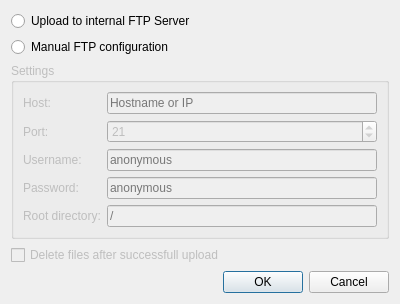
<?xml version="1.0" encoding="UTF-8"?>
<ui version="4.0">
 <class>UploadSettingsDialog</class>
 <widget class="QDialog" name="UploadSettingsDialog">
  <property name="geometry">
   <rect>
    <x>0</x>
    <y>0</y>
    <width>400</width>
    <height>300</height>
   </rect>
  </property>
  <property name="windowTitle">
   <string>Upload Settings</string>
  </property>
  <layout class="QVBoxLayout" name="verticalLayout">
   <item>
    <widget class="QRadioButton" name="internal_ftp_radiobutton">
     <property name="toolTip">
      <string>Upload to this PC, no external software required</string>
     </property>
     <property name="text">
      <string>Upload to internal FTP Server</string>
     </property>
    </widget>
   </item>
   <item>
    <widget class="QRadioButton" name="manual_ftp_radiobutton">
     <property name="toolTip">
      <string>Upload to any external FTP Server</string>
     </property>
     <property name="text">
      <string>Manual FTP configuration</string>
     </property>
    </widget>
   </item>
   <item>
    <widget class="QGroupBox" name="manual_ftp_settings_groupbox">
     <property name="enabled">
      <bool>false</bool>
     </property>
     <property name="title">
      <string>Settings</string>
     </property>
     <layout class="QFormLayout" name="formLayout">
      <item row="0" column="0">
       <widget class="QLabel" name="host_label">
        <property name="text">
         <string>Host:</string>
        </property>
       </widget>
      </item>
      <item row="0" column="1">
       <widget class="QLineEdit" name="hostname_lineedit">
        <property name="placeholderText">
         <string>Hostname or IP</string>
        </property>
       </widget>
      </item>
      <item row="1" column="0">
       <widget class="QLabel" name="port_label">
        <property name="text">
         <string>Port:</string>
        </property>
       </widget>
      </item>
      <item row="1" column="1">
       <widget class="QSpinBox" name="port_spinbox">
        <property name="minimum">
         <number>1</number>
        </property>
        <property name="maximum">
         <number>65553</number>
        </property>
        <property name="value">
         <number>21</number>
        </property>
       </widget>
      </item>
      <item row="2" column="0">
       <widget class="QLabel" name="username_label">
        <property name="text">
         <string>Username:</string>
        </property>
       </widget>
      </item>
      <item row="2" column="1">
       <widget class="QLineEdit" name="username_lineedit">
        <property name="placeholderText">
         <string>anonymous</string>
        </property>
       </widget>
      </item>
      <item row="3" column="0">
       <widget class="QLabel" name="password_label">
        <property name="text">
         <string>Password:</string>
        </property>
       </widget>
      </item>
      <item row="3" column="1">
       <widget class="QLineEdit" name="password_lineedit">
        <property name="placeholderText">
         <string>anonymous</string>
        </property>
       </widget>
      </item>
      <item row="4" column="0">
       <widget class="QLabel" name="root_dir_label">
        <property name="text">
         <string>Root directory:</string>
        </property>
       </widget>
      </item>
      <item row="4" column="1">
       <widget class="QLineEdit" name="root_dir_lineedit">
        <property name="placeholderText">
         <string>/</string>
        </property>
       </widget>
      </item>
     </layout>
    </widget>
   </item>
   <item>
    <widget class="QCheckBox" name="delete_files_checkbox">
     <property name="enabled">
      <bool>false</bool>
     </property>
     <property name="text">
      <string>Delete files after successfull upload</string>
     </property>
    </widget>
   </item>
   <item>
    <widget class="QDialogButtonBox" name="button_box">
     <property name="orientation">
      <enum>Qt::Horizontal</enum>
     </property>
     <property name="standardButtons">
      <set>QDialogButtonBox::Cancel|QDialogButtonBox::Ok</set>
     </property>
    </widget>
   </item>
  </layout>
 </widget>
 <resources/>
 <connections>
  <connection>
   <sender>button_box</sender>
   <signal>accepted()</signal>
   <receiver>UploadSettingsDialog</receiver>
   <slot>accept()</slot>
   <hints>
    <hint type="sourcelabel">
     <x>257</x>
     <y>290</y>
    </hint>
    <hint type="destinationlabel">
     <x>157</x>
     <y>274</y>
    </hint>
   </hints>
  </connection>
  <connection>
   <sender>button_box</sender>
   <signal>rejected()</signal>
   <receiver>UploadSettingsDialog</receiver>
   <slot>reject()</slot>
   <hints>
    <hint type="sourcelabel">
     <x>325</x>
     <y>290</y>
    </hint>
    <hint type="destinationlabel">
     <x>286</x>
     <y>274</y>
    </hint>
   </hints>
  </connection>
 </connections>
</ui>
